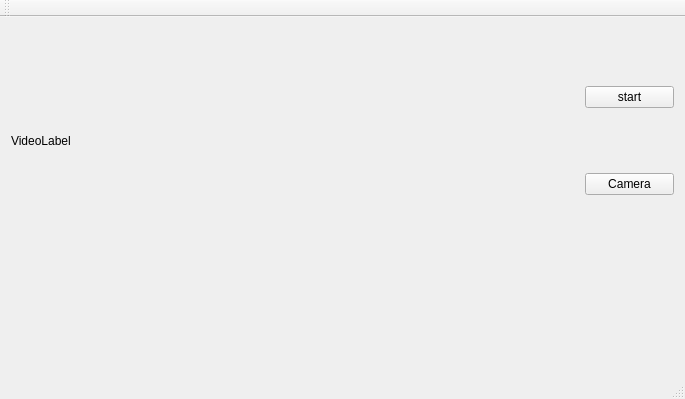
<?xml version="1.0" encoding="UTF-8"?>
<ui version="4.0">
 <class>MainWindow</class>
 <widget class="QMainWindow" name="MainWindow">
  <property name="geometry">
   <rect>
    <x>0</x>
    <y>0</y>
    <width>685</width>
    <height>399</height>
   </rect>
  </property>
  <property name="maximumSize">
   <size>
    <width>1440</width>
    <height>900</height>
   </size>
  </property>
  <property name="windowTitle">
   <string>MainWindow</string>
  </property>
  <widget class="QWidget" name="centralWidget">
   <layout class="QGridLayout" name="gridLayout">
    <item row="0" column="0">
     <layout class="QVBoxLayout" name="verticalLayout_2" stretch="2,1">
      <property name="spacing">
       <number>0</number>
      </property>
      <item>
       <layout class="QHBoxLayout" name="horizontalLayout_2" stretch="5,1">
        <item>
         <widget class="QLabel" name="label">
          <property name="maximumSize">
           <size>
            <width>768</width>
            <height>432</height>
           </size>
          </property>
          <property name="text">
           <string>VideoLabel</string>
          </property>
         </widget>
        </item>
        <item>
         <layout class="QVBoxLayout" name="verticalLayout">
          <item>
           <spacer name="verticalSpacer">
            <property name="orientation">
             <enum>Qt::Vertical</enum>
            </property>
            <property name="sizeHint" stdset="0">
             <size>
              <width>20</width>
              <height>40</height>
             </size>
            </property>
           </spacer>
          </item>
          <item>
           <widget class="QPushButton" name="pushButton_start">
            <property name="maximumSize">
             <size>
              <width>89</width>
              <height>25</height>
             </size>
            </property>
            <property name="text">
             <string>start</string>
            </property>
           </widget>
          </item>
          <item>
           <spacer name="verticalSpacer_2">
            <property name="orientation">
             <enum>Qt::Vertical</enum>
            </property>
            <property name="sizeHint" stdset="0">
             <size>
              <width>20</width>
              <height>40</height>
             </size>
            </property>
           </spacer>
          </item>
          <item>
           <widget class="QPushButton" name="pushButton_videoMode">
            <property name="maximumSize">
             <size>
              <width>89</width>
              <height>25</height>
             </size>
            </property>
            <property name="text">
             <string>Camera</string>
            </property>
           </widget>
          </item>
          <item>
           <spacer name="verticalSpacer_3">
            <property name="orientation">
             <enum>Qt::Vertical</enum>
            </property>
            <property name="sizeHint" stdset="0">
             <size>
              <width>20</width>
              <height>40</height>
             </size>
            </property>
           </spacer>
          </item>
         </layout>
        </item>
       </layout>
      </item>
      <item>
       <layout class="QHBoxLayout" name="horizontalLayout" stretch="">
        <property name="spacing">
         <number>0</number>
        </property>
       </layout>
      </item>
     </layout>
    </item>
   </layout>
  </widget>
  <widget class="QMenuBar" name="menuBar">
   <property name="geometry">
    <rect>
     <x>0</x>
     <y>0</y>
     <width>685</width>
     <height>28</height>
    </rect>
   </property>
  </widget>
  <widget class="QToolBar" name="mainToolBar">
   <attribute name="toolBarArea">
    <enum>TopToolBarArea</enum>
   </attribute>
   <attribute name="toolBarBreak">
    <bool>false</bool>
   </attribute>
  </widget>
  <widget class="QStatusBar" name="statusBar"/>
 </widget>
 <layoutdefault spacing="6" margin="11"/>
 <resources/>
 <connections/>
</ui>
